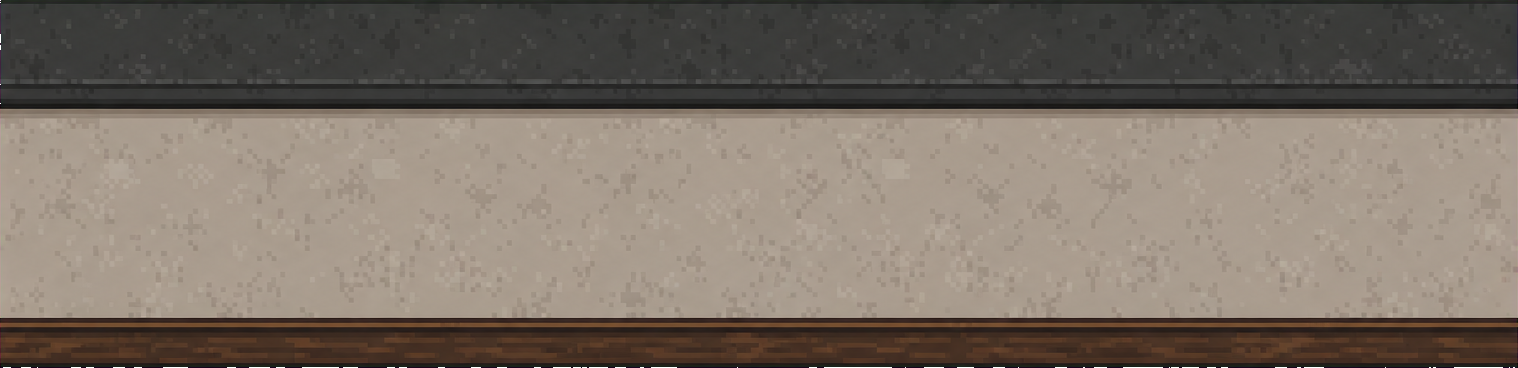
#> input picture doc/platform-art-20260923/prepared/north-wall.png, 1518 x 368 px; its folder holds 4 pictures in this run
$ python build-headquarters.py
#> lines starting #> are read from the running program, lines starting #| are printed output that depends on the picture; pictures that were not available may be replaced by others from this repository, and a replacement may not be noted
"""Assemble admitted same-game platform assets; no image generation or repainting."""
from pathlib import Path
from PIL import Image,ImageOps
import json
R=Path(__file__).resolve().parents[1];O=R/'public/art/platform-v1';S=R/'doc/platform-art-20260923/prepared'
def load(n):return Image.open(S/(n+'.png')).convert('RGBA')
#> called with n = 'north-wall'
#> returned value is the input picture: PIL image 1518x368 RGBA; mean R, G, B, A 121, 110.7, 100.7, 254.7
def width(im,w):return im.resize((w,round(im.height*w/im.width)),Image.Resampling.NEAREST)
def tile(dst,im,x,y,w,h):
 for yy in range(y,y+h,im.height):
  for xx in range(x,x+w,im.width):dst.alpha_composite(im.crop((0,0,min(im.width,x+w-xx),min(im.height,y+h-yy))),(xx,yy))
def blank():return Image.new('RGBA',(640,640))
wall=load('north-wall');wall=wall.resize((round(wall.width*64/wall.height),64),Image.Resampling.NEAREST);side=width(load('side-wall'),34);door=width(load('door-white-v3'),48)
#> after `wall = wall.resize((round(wall.width * 64 / wall.height), 64), Image.R`:
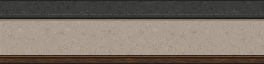
#> wall: PIL image 264x64 RGBA; mean R, G, B, A 120.3, 110.1, 100, 255
#> call 2 of load, with n = 'side-wall'
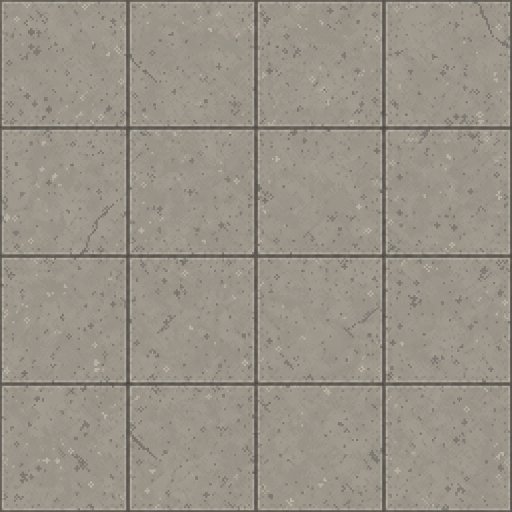
#> input picture doc/platform-art-20260923/prepared/client-floor.png, 1024 x 1024 px, given in place of side-wall.png, which was not available (shown at 1/2 size)
#> in load, returned value is the input picture: PIL image 1024x1024 RGBA; mean R, G, B, A 152, 146, 135.5, 255
#> in width, `def width(im,w):return im.resize((w,round(im.height*w/im.width)),Image..`:
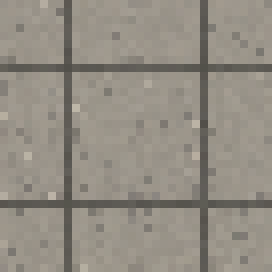
#> returned value: PIL image 34x34 RGBA (shown 8 times larger); mean R, G, B, A 147.2, 141.5, 131.4, 255
#> call 3 of load, with n = 'door-white-v3'
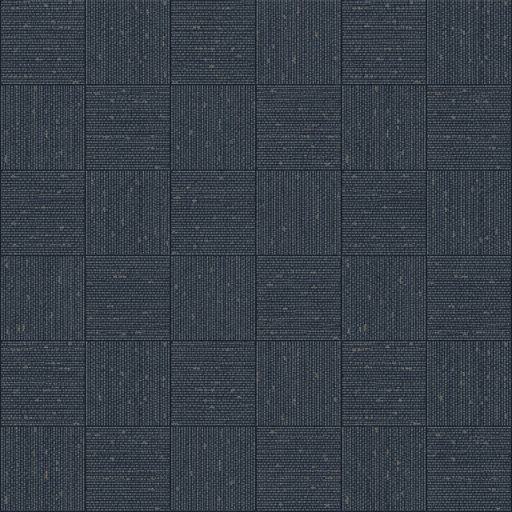
#> input picture doc/platform-art-20260923/prepared/fund-floor.png, 1024 x 1024 px, given in place of door-white-v3.png, which was not available (shown at 1/2 size)
#> in load, returned value is the input picture: PIL image 1024x1024 RGBA; mean R, G, B, A 55.3, 63.2, 72, 255
#> call 2 of width, with w = 48
#> in width (call 2), `def width(im,w):return im.resize((w,round(im.height*w/im.width)),Image..`:
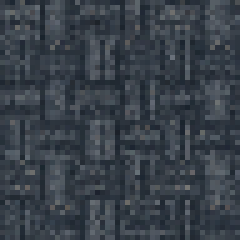
#> returned value: PIL image 48x48 RGBA (shown 5 times larger); mean R, G, B, A 56.8, 64.5, 73.3, 255
#> (the run stopped early here; a loop or call above may not have finished)
